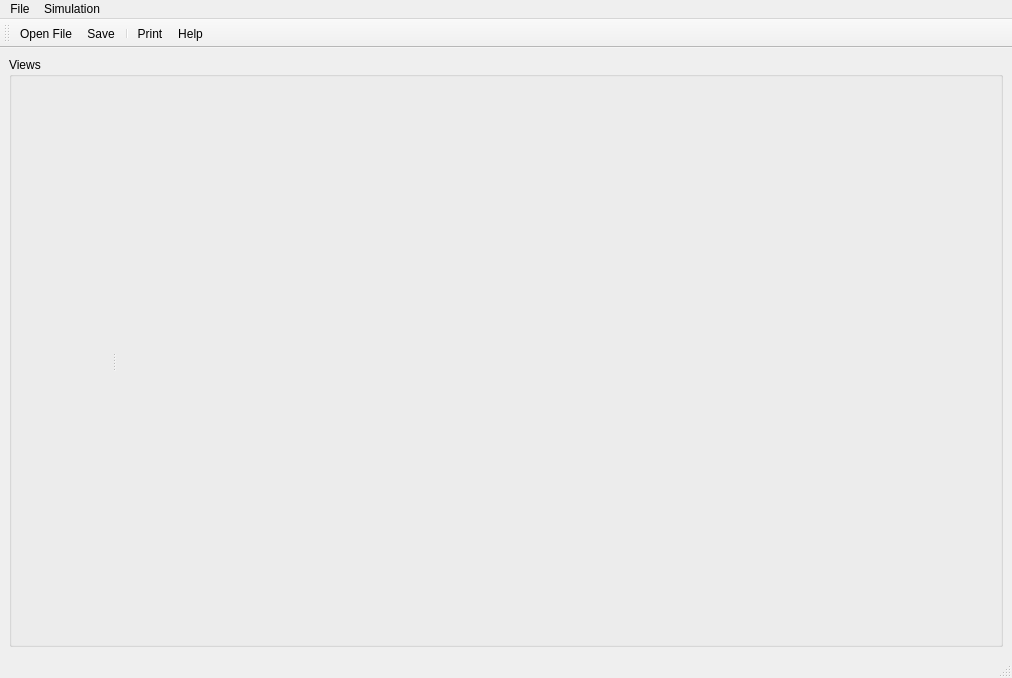
<?xml version="1.0" encoding="UTF-8"?>
<ui version="4.0">
 <class>FvmFlow</class>
 <widget class="QMainWindow" name="FvmFlow">
  <property name="geometry">
   <rect>
    <x>0</x>
    <y>0</y>
    <width>1012</width>
    <height>678</height>
   </rect>
  </property>
  <property name="windowTitle">
   <string>FvmFlow</string>
  </property>
  <property name="windowIcon">
   <iconset resource="Icons/icons.qrc">
    <normaloff>:/Icons/help.png</normaloff>:/Icons/help.png</iconset>
  </property>
  <property name="iconSize">
   <size>
    <width>22</width>
    <height>22</height>
   </size>
  </property>
  <widget class="QWidget" name="centralwidget">
   <property name="maximumSize">
    <size>
     <width>16777215</width>
     <height>16777215</height>
    </size>
   </property>
   <layout class="QGridLayout" name="gridLayout">
    <item row="0" column="0">
     <widget class="QGroupBox" name="groupBoxGraph">
      <property name="sizePolicy">
       <sizepolicy hsizetype="Expanding" vsizetype="Expanding">
        <horstretch>1</horstretch>
        <verstretch>1</verstretch>
       </sizepolicy>
      </property>
      <property name="title">
       <string>Views</string>
      </property>
      <layout class="QVBoxLayout">
       <property name="spacing">
        <number>0</number>
       </property>
       <property name="margin">
        <number>0</number>
       </property>
       <item>
        <widget class="QSplitter" name="splitter">
         <property name="orientation">
          <enum>Qt::Horizontal</enum>
         </property>
         <widget class="QFrame" name="tableFrame">
          <property name="minimumSize">
           <size>
            <width>100</width>
            <height>0</height>
           </size>
          </property>
          <layout class="QVBoxLayout">
           <property name="spacing">
            <number>0</number>
           </property>
           <property name="margin">
            <number>0</number>
           </property>
          </layout>
         </widget>
         <widget class="QVTKWidget" name="qvtkWidget" native="true">
          <property name="sizePolicy">
           <sizepolicy hsizetype="Expanding" vsizetype="Expanding">
            <horstretch>1</horstretch>
            <verstretch>1</verstretch>
           </sizepolicy>
          </property>
          <property name="minimumSize">
           <size>
            <width>20</width>
            <height>20</height>
           </size>
          </property>
         </widget>
        </widget>
       </item>
      </layout>
     </widget>
    </item>
   </layout>
  </widget>
  <widget class="QMenuBar" name="menubar">
   <property name="geometry">
    <rect>
     <x>0</x>
     <y>0</y>
     <width>1012</width>
     <height>26</height>
    </rect>
   </property>
   <widget class="QMenu" name="menuFile">
    <property name="title">
     <string>File</string>
    </property>
    <addaction name="actionOpenFile"/>
    <addaction name="actionSave"/>
    <addaction name="separator"/>
    <addaction name="actionPrint"/>
    <addaction name="actionHelp"/>
    <addaction name="actionExit"/>
   </widget>
   <widget class="QMenu" name="menuSimulation">
    <property name="title">
     <string>Simulation</string>
    </property>
    <addaction name="actionSolve"/>
   </widget>
   <addaction name="menuFile"/>
   <addaction name="menuSimulation"/>
  </widget>
  <widget class="QStatusBar" name="statusbar"/>
  <widget class="QToolBar" name="toolBar">
   <property name="orientation">
    <enum>Qt::Horizontal</enum>
   </property>
   <property name="iconSize">
    <size>
     <width>22</width>
     <height>22</height>
    </size>
   </property>
   <attribute name="toolBarArea">
    <enum>TopToolBarArea</enum>
   </attribute>
   <attribute name="toolBarBreak">
    <bool>false</bool>
   </attribute>
   <addaction name="actionOpenFile"/>
   <addaction name="actionSave"/>
   <addaction name="separator"/>
   <addaction name="actionPrint"/>
   <addaction name="actionHelp"/>
  </widget>
  <action name="actionOpenFile">
   <property name="enabled">
    <bool>true</bool>
   </property>
   <property name="icon">
    <iconset resource="Icons/icons.qrc">
     <normaloff>:/Icons/fileopen.png</normaloff>:/Icons/fileopen.png</iconset>
   </property>
   <property name="text">
    <string>Open File...</string>
   </property>
  </action>
  <action name="actionExit">
   <property name="text">
    <string>Exit</string>
   </property>
  </action>
  <action name="actionPrint">
   <property name="icon">
    <iconset resource="Icons/icons.qrc">
     <normaloff>:/Icons/print.png</normaloff>:/Icons/print.png</iconset>
   </property>
   <property name="text">
    <string>Print</string>
   </property>
  </action>
  <action name="actionHelp">
   <property name="icon">
    <iconset resource="Icons/icons.qrc">
     <normaloff>:/Icons/help.png</normaloff>:/Icons/help.png</iconset>
   </property>
   <property name="text">
    <string>Help</string>
   </property>
  </action>
  <action name="actionSave">
   <property name="icon">
    <iconset resource="Icons/icons.qrc">
     <normaloff>:/Icons/filesave.png</normaloff>:/Icons/filesave.png</iconset>
   </property>
   <property name="text">
    <string>Save</string>
   </property>
  </action>
  <action name="actionSolve">
   <property name="text">
    <string>Solve</string>
   </property>
  </action>
  <action name="actionTime">
   <property name="text">
    <string>Time</string>
   </property>
  </action>
  <action name="actionPressure">
   <property name="text">
    <string>Pressure</string>
   </property>
  </action>
  <action name="actionTemperature">
   <property name="text">
    <string>Temperature</string>
   </property>
  </action>
 </widget>
 <customwidgets>
  <customwidget>
   <class>QVTKWidget</class>
   <extends>QWidget</extends>
   <header>QVTKWidget.h</header>
  </customwidget>
 </customwidgets>
 <resources>
  <include location="Icons/icons.qrc"/>
 </resources>
 <connections/>
</ui>
